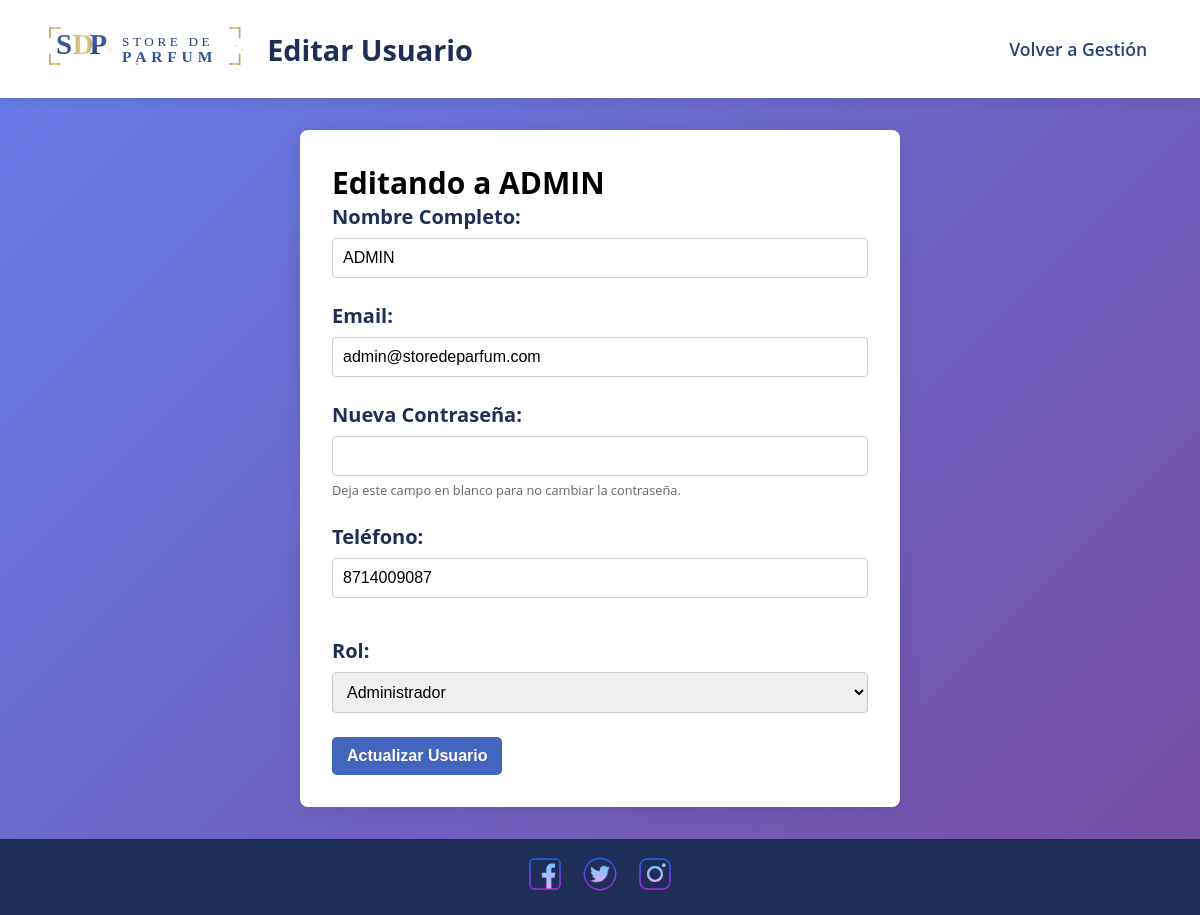
Page /usuarios/editar_usuario.php?id=1 (signed in) on the committed database.
### tables this page shows
CREATE TABLE `usuarios` (
  `usr_id` int(11) NOT NULL,
  `usr_email` varchar(100) NOT NULL,
  `usr_nombre` varchar(100) NOT NULL,
  `usr_contrasena` varchar(255) NOT NULL,
  `usr_telefono` varchar(15) NOT NULL,
  `usr_rol` enum('admin','usuario') NOT NULL,
  `usr_fecha_creacion` timestamp NULL DEFAULT current_timestamp()
);

### usuarios/editar_usuario.php (the view, shortened to what this page needs)
<?php
require '../config/conexion_mysql.php';
$id = $_GET['id'];
$sql = "SELECT usr_nombre, usr_email, usr_telefono, usr_rol FROM usuarios WHERE usr_id = $id";
$result = $conn->query($sql);
if ($result->num_rows > 0) {
    $usuario = $result->fetch_assoc();
} else {
    echo "Usuario no encontrado.";
    exit();
}
?>
<!DOCTYPE html>
<html lang="es">
<head>
    <link rel="stylesheet" href="../assets/css/estilos.css">
</head>
<body class="admin-page">
<header class="admin-header">
    <nav class="admin-nav">
        <div class="logo">
            <a href="../admin/panel_admin.php"><img src="../assets/img/icons/logo.svg" alt="Logo"></a>
            <h1>Editar Usuario</h1>
        </div>
        <ul class="nav-links">
            <li><a href="../admin/gestion_usuarios.php">Volver a Gestión</a></li>
        </ul>
    </nav>
</header>
<div class="admin-container form-container main-content">
    <h2>Editando a <?php echo htmlspecialchars($usuario['usr_nombre']); ?></h2>
    <form action="actualizar_usuario.php" method="POST">
        <div class="form-group">
            <label for="nombre">Nombre Completo:</label>
            <input type="text" id="nombre" name="nombre" value="<?php echo htmlspecialchars($usuario['usr_nombre']); ?>" required>
        </div>
        <div class="form-group">
            <label for="email">Email:</label>
            <input type="email" id="email" name="email" value="<?php echo htmlspecialchars($usuario['usr_email']); ?>" required>
        </div>
        <div class="form-group">
            <label for="contrasena">Nueva Contraseña:</label>
            <input type="password" id="contrasena" name="contrasena">
            <small>Deja este campo en blanco para no cambiar la contraseña.</small>
        </div>
        <div class="form-group">
            <label for="telefono">Teléfono:</label>
            <input type="tel" id="telefono" name="telefono" value="<?php echo htmlspecialchars($usuario['usr_telefono']); ?>" required>
        </div>
        <div class="form-group">
            <label for="rol">Rol:</label>
            <select id="rol" name="rol" required>
                <option value="admin" <?php if($usuario['usr_rol'] == 'admin') echo 'selected'; ?>>Administrador</option>
            </select>
        </div>
        <button type="submit" class="btn btn-primary">Actualizar Usuario</button>
    </form>
</div>
        <footer class="redes-sociales">
        <div class="redes-container">
            <a href="#"><img src="../assets/img/icons/facebook.png" alt="facebook"></a>
            <a href="#"><img src="../assets/img/icons/twitter.png" alt="twitter"></a>
            <a href="#"><img src="../assets/img/icons/instagram-new.png" alt="instagram"></a>
        </div>
    </footer>
</body>
</html>

### assets/css/estilos.css (style rules this page uses)
* { margin: 0; padding: 0; box-sizing: border-box; }
:root { --color-50: #ECF0F8; --color-100: #CAD4EC; --color-200: #A8B8E1; --color-300: #869CD5; --color-400: #6481C9; --color-500: #4265BD; --color-600: #36539B; --color-700: #2A4179; --color-800: #1E2E57; --color-900: #0F172B; --color-950: #070A13; }
body { font-size: 20px; font-family: 'Open Sans', sans-serif; min-height: 100vh; display: flex; flex-direction: column; }
header { position: sticky; top: 0; z-index: 999; }
.redes-sociales { padding: 10px; background-color: var(--color-800); }
.redes-sociales img { padding: 5px; border-radius: 100%; width: 50px; transition: .3s ease all; }
.redes-container { text-align: center; }
.form-container { width: 90%; padding: 20px; background-color: var(--color-50); border-radius: 8px; box-shadow: 0 0 10px rgba(0, 0, 0, 0.1); margin: auto; max-width: 600px; margin-bottom: 50px; }
.form-container .form-group { margin-bottom: 15px; text-align: center; }
.form-container label { display: block; margin-bottom: 5px; font-weight: bold; }
.form-container input[type="text"], .form-container input[type="email"], .form-container input[type="password"], .form-container input[type="tel"] { width: 100%; padding: 10px; border: 1px solid #ccc; border-radius: 4px; box-sizing: border-box; }
.form-container input[type="tel"] { margin-bottom: 15px; }
.admin-page { background: linear-gradient(135deg, #667eea 0%, #764ba2 100%); min-height: 100vh; margin: 0; padding: 0; }
.admin-nav { display: flex; justify-content: space-between; align-items: center; max-width: 1400px; margin: 0 auto; padding: 1rem 2rem; position: relative; z-index: 1; }
.admin-nav::before { content: ''; position: absolute; top: 0; left: 50%; transform: translateX(-50%); width: 100vw; height: 100%; background-color: #ffffff; box-shadow: 0 4px 12px rgba(0, 0, 0, 0.08); z-index: -1; }
.admin-nav .logo { display: flex; align-items: center; gap: 1.2rem; }
.admin-nav .logo img { height: 60px; width: auto; }
.admin-nav .logo h1 { font-size: 1.8rem; color: #1E2E57; margin: 0; font-weight: 700; }
.nav-links { list-style: none; margin: 0; padding: 0; }
.nav-links a { color: #2A4179; text-decoration: none; font-weight: 600; font-size: 1.1rem; padding: 0.7rem 1.3rem; border-radius: 8px; transition: all 0.2s ease-in-out; }
.admin-container { max-width: 1400px; margin: 3rem auto; padding: 0 2rem; }
.btn { padding: 10px 15px; border: none; border-radius: 5px; color: white; text-decoration: none; cursor: pointer; font-size: 1rem; font-weight: 600; transition: background-color 0.3s ease, transform 0.2s ease; text-align: center; }
.btn-primary { background-color: var(--color-500); }
.admin-page .form-container { background-color: #fff; padding: 2rem; border-radius: 8px; box-shadow: 0 4px 20px rgba(0,0,0,0.1); max-width: 600px; margin: 2rem auto; }
.admin-page .form-group { margin-bottom: 1.5rem; text-align: left; }
.admin-page .form-group label { display: block; margin-bottom: 0.5rem; font-weight: bold; color: var(--color-800); }
.admin-page .form-group input, .admin-page .form-group select { width: 100%; padding: 10px; border: 1px solid #ccc; border-radius: 4px; box-sizing: border-box; font-size: 1rem; }
.admin-page .form-group small { font-size: 0.8rem; color: #666; margin-top: 5px; display: block; }
.main-content { flex-grow: 1; }

### rows in the picture
usuarios: usr_nombre "ADMIN", nombre "ADMIN", email "admin@storedeparfum.com", telefono "8714009087", rol "Administrador"
